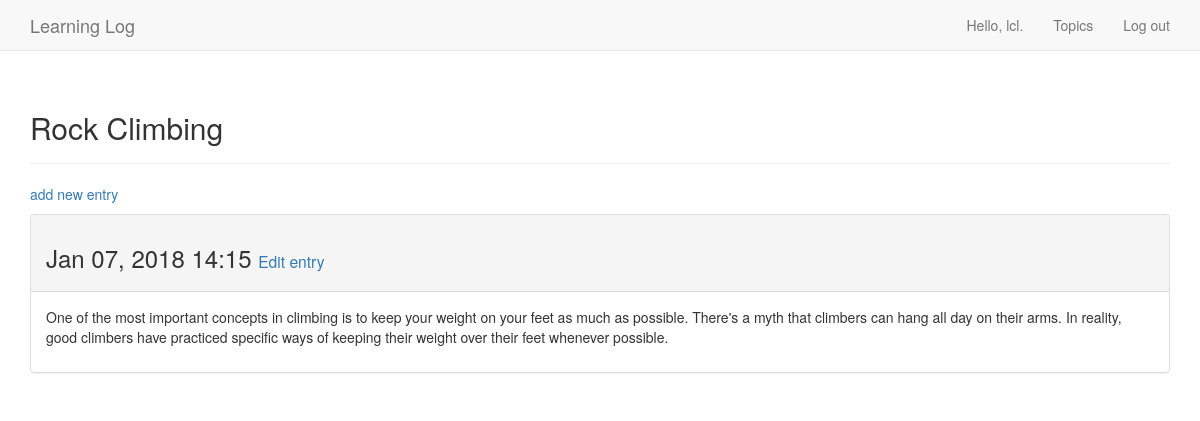
The page /topics/2/ (signed in) on the database its author committed.
### learning_logs/models.py (models this page shows, shortened)
class Topic(models.Model):
    text = models.CharField(max_length = 200)
    date_added = models.DateTimeField(auto_now_add = True)
    owner = models.ForeignKey(User, on_delete=models.CASCADE)
    def __str__(self):
        return self.text

class Entry(models.Model):
    topic = models.ForeignKey(Topic, on_delete=models.CASCADE)
    """教材错误，见https://jingyan.baidu.com/article/67508eb409cfb49ccb1ce446.html"""
    text = models.TextField()
    date_added = models.DateTimeField(auto_now_add = True)
    class Meta:
        verbose_name_plural = 'entries'

### learning_logs/views.py (the view)
# urls.py: url(r'^topics/(?P<topic_id>\d+)/$', views.topic, name='topic'),
@login_required
def topic(request,topic_id):
    topic = Topic.objects.get(id=topic_id)
    if topic.owner != request.user:
        raise Http404
    entries = topic.entry_set.order_by('-date_added')
    context = {'topic':topic,'entries':entries}
    return render(request,'learning_logs/topic.html',context)

### learning_logs/templates/learning_logs/topic.html
{% extends "learning_logs/base.html" %}
{% block header %}
  <h2>{{ topic }}</h2>
{% endblock header %}
{% block content %}
  <p>
    <a href="{% url 'learning_logs:new_entry' topic.id %}">add new entry</a>
  </p>
  {% for entry in entries %}
      <div class="panel panel-default">
        <div class="panel-heading">
          <h3>
            {{ entry.date_added|date:'M d, Y H:i' }}
            <small>
              <a href="{% url 'learning_logs:edit_entry' entry.id %}">Edit entry</a>
            </small>
          </h3>
        </div>
        <div class="panel-body">
          {{ entry.text|linebreaks }}
        </div>
      </div>
      {% empty %}
        No entries have been added yet.
    {% endfor %}
{% endblock content %}

### learning_logs/templates/learning_logs/base.html (shortened to what this page needs)
{% load bootstrap3 %}
<!DOCTYPE html>
<html lang="en">
  <head>
  	{% bootstrap_css %}
  </head>
  <body>
  	<nav class="navbar navbar-default navbar-static-top">
  		<div class="container">
  			<div class="navbar-header">
  				<a class="navbar-brand" href="{% url 'learning_logs:index' %}">
  				Learning Log</a>
  			</div>
  			<div class="collapse navbar-collapse" id="mynavbar">
  				<ul class="nav navbar-nav navbar-right">
  					{% if user.is_authenticated %}
  				 		<li><a>Hello, {{ user.username }}.</a></li>
              <li><a href="{% url 'learning_logs:topics' %}">Topics</a></li>
  				  	<li><a href="{% url 'users:logout' %}">Log out</a></li>
  					{% else %}
  				  	<li><a href="{% url 'users:register' %}">Register</a></li>
  				 	 	<li><a href="{% url 'users:login' %}">Log in</a></li>
  					{% endif %}
  				</ul>
  			</div>
  		</div>
  	</nav>
  	<div class="container">
  		<div class="page-header">
  			{% block header %}{% endblock header %}
  		</div>
   		<div>
  			{% block content %}{% endblock content %}
  		</div>
  	</div>
  </body>
 </html>

### rows shown on the page
Topic: text "Rock Climbing"
Entry: date_added "Jan 07, 2018 14:15", text "One of the most important concepts in climbing is to keep your weight on your feet as much as possible. There's a myth that climbers can hang all day on their arms. In reality, good climbers have practiced specific ways of keeping their weight over their feet whenever possible."

### other values the page prints
{{ user.username }} "lcl"
